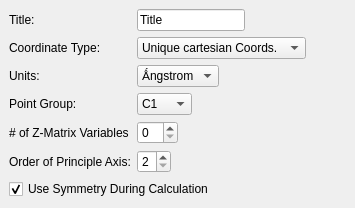
         <widget class="QWidget" name="dataWidget" >
          <layout class="QGridLayout" >
           <property name="margin" >
            <number>9</number>
           </property>
           <property name="spacing" >
            <number>6</number>
           </property>
           <item row="4" column="0" >
            <widget class="QLabel" name="label_13" >
             <property name="text" >
              <string># of Z-Matrix Variables</string>
             </property>
            </widget>
           </item>
           <item row="2" column="1" >
            <layout class="QHBoxLayout" >
             <property name="margin" >
              <number>0</number>
             </property>
             <property name="spacing" >
              <number>6</number>
             </property>
             <item>
              <widget class="QComboBox" name="dataUnitsCombo" >
               <item>
                <property name="text" >
                 <string>Ǻngstrom</string>
                </property>
               </item>
               <item>
                <property name="text" >
                 <string>Bohr</string>
                </property>
               </item>
              </widget>
             </item>
             <item>
              <spacer>
               <property name="orientation" >
                <enum>Qt::Horizontal</enum>
               </property>
               <property name="sizeHint" >
                <size>
                 <width>40</width>
                 <height>20</height>
                </size>
               </property>
              </spacer>
             </item>
            </layout>
           </item>
           <item row="5" column="0" >
            <widget class="QLabel" name="label_15" >
             <property name="text" >
              <string>Order of Principle Axis:</string>
             </property>
            </widget>
           </item>
           <item row="1" column="0" >
            <widget class="QLabel" name="label_11" >
             <property name="text" >
              <string>Coordinate Type:</string>
             </property>
            </widget>
           </item>
           <item row="3" column="1" >
            <layout class="QHBoxLayout" >
             <property name="margin" >
              <number>0</number>
             </property>
             <property name="spacing" >
              <number>6</number>
             </property>
             <item>
              <widget class="QComboBox" name="dataPointCombo" >
               <item>
                <property name="text" >
                 <string>C1</string>
                </property>
               </item>
               <item>
                <property name="text" >
                 <string>CS</string>
                </property>
               </item>
               <item>
                <property name="text" >
                 <string>CI</string>
                </property>
               </item>
               <item>
                <property name="text" >
                 <string>CnH</string>
                </property>
               </item>
               <item>
                <property name="text" >
                 <string>CnV</string>
                </property>
               </item>
               <item>
                <property name="text" >
                 <string>Cn</string>
                </property>
               </item>
               <item>
                <property name="text" >
                 <string>S2n</string>
                </property>
               </item>
               <item>
                <property name="text" >
                 <string>DnD</string>
                </property>
               </item>
               <item>
                <property name="text" >
                 <string>DnH</string>
                </property>
               </item>
               <item>
                <property name="text" >
                 <string>Dn</string>
                </property>
               </item>
               <item>
                <property name="text" >
                 <string>TD</string>
                </property>
               </item>
               <item>
                <property name="text" >
                 <string>TH</string>
                </property>
               </item>
               <item>
                <property name="text" >
                 <string>T</string>
                </property>
               </item>
               <item>
                <property name="text" >
                 <string>OH</string>
                </property>
               </item>
               <item>
                <property name="text" >
                 <string>O</string>
                </property>
               </item>
              </widget>
             </item>
             <item>
              <spacer>
               <property name="orientation" >
                <enum>Qt::Horizontal</enum>
               </property>
               <property name="sizeHint" >
                <size>
                 <width>40</width>
                 <height>20</height>
                </size>
               </property>
              </spacer>
             </item>
            </layout>
           </item>
           <item row="0" column="1" >
            <layout class="QHBoxLayout" >
             <property name="margin" >
              <number>0</number>
             </property>
             <property name="spacing" >
              <number>6</number>
             </property>
             <item>
              <widget class="QLineEdit" name="dataTitleLine" >
               <property name="text" >
                <string>Title</string>
               </property>
              </widget>
             </item>
             <item>
              <spacer>
               <property name="orientation" >
                <enum>Qt::Horizontal</enum>
               </property>
               <property name="sizeHint" >
                <size>
                 <width>40</width>
                 <height>22</height>
                </size>
               </property>
              </spacer>
             </item>
            </layout>
           </item>
           <item row="1" column="1" >
            <layout class="QHBoxLayout" >
             <property name="margin" >
              <number>0</number>
             </property>
             <property name="spacing" >
              <number>6</number>
             </property>
             <item>
              <widget class="QComboBox" name="dataCoordinateCombo" >
               <item>
                <property name="text" >
                 <string>Unique cartesian Coords.</string>
                </property>
               </item>
               <item>
                <property name="text" >
                 <string>Hilderbrant internals</string>
                </property>
               </item>
               <item>
                <property name="text" >
                 <string>Cartesian coordinates</string>
                </property>
               </item>
               <item>
                <property name="text" >
                 <string>Z-Matrix</string>
                </property>
               </item>
               <item>
                <property name="text" >
                 <string>MOPAC Z-Matrix</string>
                </property>
               </item>
              </widget>
             </item>
             <item>
              <spacer>
               <property name="orientation" >
                <enum>Qt::Horizontal</enum>
               </property>
               <property name="sizeHint" >
                <size>
                 <width>40</width>
                 <height>22</height>
                </size>
               </property>
              </spacer>
             </item>
            </layout>
           </item>
           <item row="6" column="0" colspan="2" >
            <widget class="QCheckBox" name="dataSymmetryCheck" >
             <property name="text" >
              <string>Use Symmetry During Calculation</string>
             </property>
             <property name="checked" >
              <bool>true</bool>
             </property>
            </widget>
           </item>
           <item row="2" column="0" >
            <widget class="QLabel" name="label_12" >
             <property name="text" >
              <string>Units:</string>
             </property>
            </widget>
           </item>
           <item row="0" column="0" >
            <widget class="QLabel" name="label_10" >
             <property name="text" >
              <string>Title:</string>
             </property>
            </widget>
           </item>
           <item row="4" column="1" >
            <layout class="QHBoxLayout" >
             <property name="margin" >
              <number>0</number>
             </property>
             <property name="spacing" >
              <number>6</number>
             </property>
             <item>
              <widget class="QSpinBox" name="dataZMatrixSpin" />
             </item>
             <item>
              <spacer>
               <property name="orientation" >
                <enum>Qt::Horizontal</enum>
               </property>
               <property name="sizeHint" >
                <size>
                 <width>40</width>
                 <height>20</height>
                </size>
               </property>
              </spacer>
             </item>
            </layout>
           </item>
           <item row="5" column="1" >
            <layout class="QHBoxLayout" >
             <property name="margin" >
              <number>0</number>
             </property>
             <property name="spacing" >
              <number>6</number>
             </property>
             <item>
              <widget class="QSpinBox" name="dataOrderSpin" >
               <property name="maximum" >
                <number>4</number>
               </property>
               <property name="minimum" >
                <number>2</number>
               </property>
               <property name="value" >
                <number>2</number>
               </property>
              </widget>
             </item>
             <item>
              <spacer>
               <property name="orientation" >
                <enum>Qt::Horizontal</enum>
               </property>
               <property name="sizeHint" >
                <size>
                 <width>40</width>
                 <height>20</height>
                </size>
               </property>
              </spacer>
             </item>
            </layout>
           </item>
           <item row="3" column="0" >
            <widget class="QLabel" name="label_14" >
             <property name="text" >
              <string>Point Group:</string>
             </property>
            </widget>
           </item>
           <item row="7" column="0" >
            <spacer>
             <property name="orientation" >
              <enum>Qt::Vertical</enum>
             </property>
             <property name="sizeHint" >
              <size>
               <width>20</width>
               <height>0</height>
              </size>
             </property>
            </spacer>
           </item>
          </layout>
         </widget>
